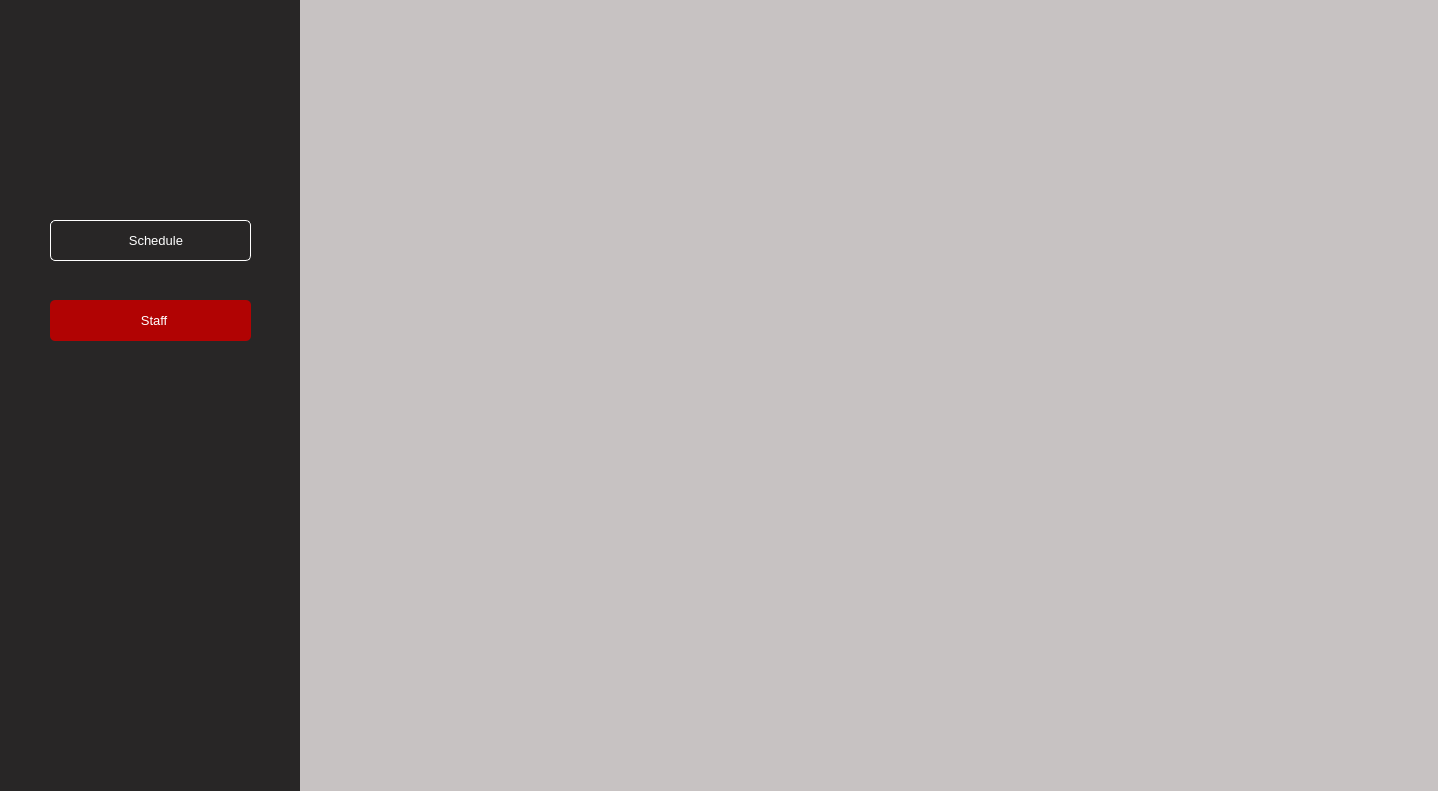
<?xml version="1.0" encoding="UTF-8"?>
<ui version="4.0">
 <class>Dialog</class>
 <widget class="QDialog" name="Dialog">
  <property name="geometry">
   <rect>
    <x>0</x>
    <y>0</y>
    <width>1438</width>
    <height>791</height>
   </rect>
  </property>
  <property name="windowTitle">
   <string>Dialog</string>
  </property>
  <widget class="QWidget" name="widget" native="true">
   <property name="geometry">
    <rect>
     <x>0</x>
     <y>0</y>
     <width>301</width>
     <height>791</height>
    </rect>
   </property>
   <property name="styleSheet">
    <string notr="true">background-color: rgb(40, 38, 38);</string>
   </property>
   <widget class="QWidget" name="widgetImg" native="true">
    <property name="geometry">
     <rect>
      <x>60</x>
      <y>10</y>
      <width>211</width>
      <height>101</height>
     </rect>
    </property>
    <widget class="QPushButton" name="img">
     <property name="geometry">
      <rect>
       <x>0</x>
       <y>10</y>
       <width>181</width>
       <height>81</height>
      </rect>
     </property>
     <property name="styleSheet">
      <string notr="true">border-radius: 1px;</string>
     </property>
     <property name="text">
      <string/>
     </property>
     <property name="icon">
      <iconset>
       <normaloff>image/Logo.png</normaloff>image/Logo.png</iconset>
     </property>
     <property name="iconSize">
      <size>
       <width>200</width>
       <height>200</height>
      </size>
     </property>
    </widget>
   </widget>
   <widget class="QPushButton" name="btnsched">
    <property name="geometry">
     <rect>
      <x>50</x>
      <y>220</y>
      <width>201</width>
      <height>41</height>
     </rect>
    </property>
    <property name="font">
     <font>
      <pointsize>10</pointsize>
     </font>
    </property>
    <property name="styleSheet">
     <string notr="true">QPushButton{
	background-color: #282626;
	color: white;
	border-radius: 5px;
	border: 1px solid white;

}

QPushButton:hover{
	background-color: #B10303
}</string>
    </property>
    <property name="text">
     <string>   Schedule</string>
    </property>
    <property name="icon">
     <iconset>
      <normaloff>icon/Clock.png</normaloff>icon/Clock.png</iconset>
    </property>
    <property name="iconSize">
     <size>
      <width>30</width>
      <height>30</height>
     </size>
    </property>
   </widget>
   <widget class="QPushButton" name="btnstaff">
    <property name="geometry">
     <rect>
      <x>50</x>
      <y>300</y>
      <width>201</width>
      <height>41</height>
     </rect>
    </property>
    <property name="font">
     <font>
      <pointsize>10</pointsize>
     </font>
    </property>
    <property name="styleSheet">
     <string notr="true">QPushButton {
    background-color: #B10303;
    color: rgb(255, 255, 255);
    border-radius: 5px;


}
</string>
    </property>
    <property name="text">
     <string>  Staff</string>
    </property>
    <property name="icon">
     <iconset>
      <normaloff>icon/Management.png</normaloff>icon/Management.png</iconset>
    </property>
    <property name="iconSize">
     <size>
      <width>30</width>
      <height>30</height>
     </size>
    </property>
   </widget>
  </widget>
  <widget class="QWidget" name="widget_2" native="true">
   <property name="geometry">
    <rect>
     <x>300</x>
     <y>0</y>
     <width>1141</width>
     <height>801</height>
    </rect>
   </property>
   <property name="minimumSize">
    <size>
     <width>1141</width>
     <height>801</height>
    </size>
   </property>
   <property name="maximumSize">
    <size>
     <width>1141</width>
     <height>801</height>
    </size>
   </property>
   <property name="styleSheet">
    <string notr="true">background-color: rgb(199, 194, 194);</string>
   </property>
  </widget>
 </widget>
 <resources/>
 <connections/>
</ui>
